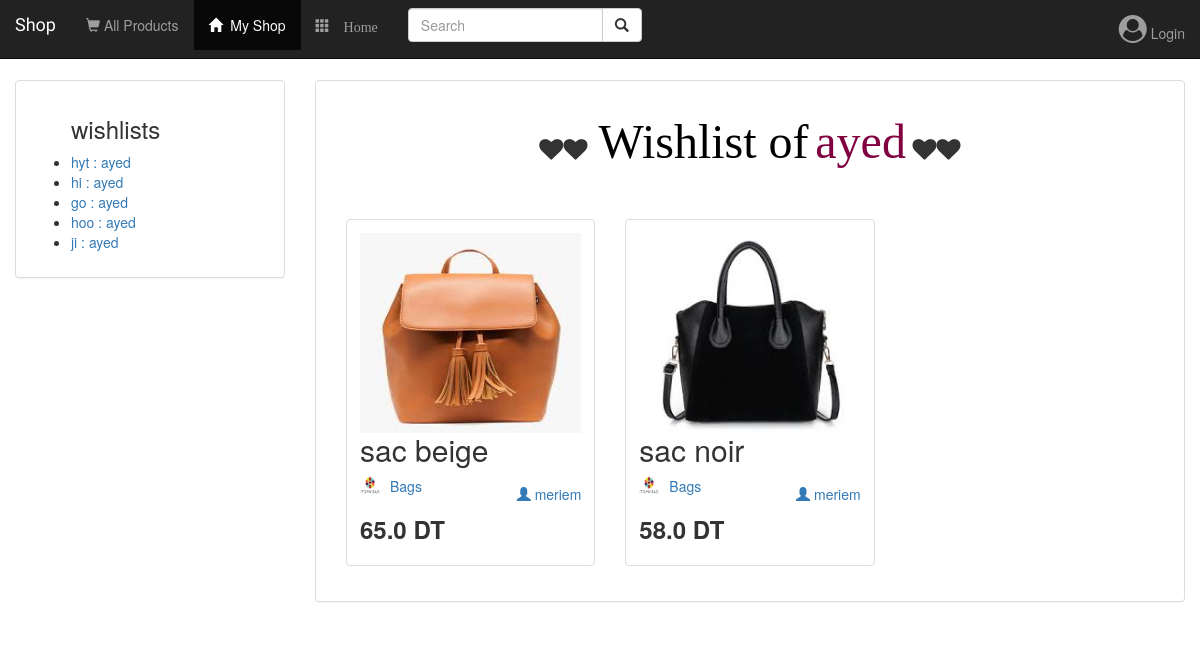
Screenshot of /boutique/user_wishlists/ayed with the database file from the repository.
### boutique/models.py (models this page shows, shortened)
class Wishlist(models.Model):
    user = models.ForeignKey(User)
    product = models.ManyToManyField(Product,blank=True, null=True)
    name = models.CharField(max_length=250, default=None)

class Product(models.Model):
    Hand_Made = 'Hand_Made'
    Vintage = 'Vintage'
    Baby = 'Baby'
    Child = 'Child'
    Teenager = 'Teenager'
    Adult = 'Adult'
    Male = 'Male'
    Female = 'Female'
    shop = models.ForeignKey(Shop, on_delete=models.CASCADE)
    product_name = models.CharField(max_length=250)
    product_price = models.FloatField()
    product_logo = models.ImageField(null=True, upload_to=user_directory_path)
    product_pic1 = models.ImageField(null=True, upload_to=user_directory_path)
    product_pic2 = models.ImageField(null=True, upload_to=user_directory_path)
    product_pic3 = models.ImageField(null=True, upload_to=user_directory_path)
    is_activate = models.BooleanField(default=False)
    category = models.ForeignKey(Category, on_delete=models.CASCADE, default=None,
        blank=True)
    product_type = models.CharField(
        max_length=20,
        blank=True,
        choices=(
            (Hand_Made, 'Hand_Made'),
            (Vintage, 'Vintage')
        ),default=None
    )
    gender = models.CharField(
        max_length=15,
        blank=True,
        choices=(
            (Male, 'Male'),
            (Female, 'Female')
        ),default=None
    )
    age = models.CharField(
        max_length=10,
        blank=True,
        choices=(
            (Baby, 'Baby'),
            (Child, 'Child'),
            (Teenager, 'Teenager'),
            (Adult, 'Adult')
        ),default=None
    )
    description = models.TextField(max_length=250, default=None)
    quantite = models.IntegerField(default=None)
    date = models.DateField(auto_now_add=True, null=True)
    tags = models.TextField(max_length=250, blank=True, default=None,null=True)
    is_favorite = models.BooleanField(default=False)
    class Meta:
        ordering = ('-date',)

class Shop(models.Model):
    user = models.ForeignKey(User, default=1)
    username = models.CharField(max_length=250)
    shop_name = models.CharField(max_length=500)
    shop_logo = models.FileField(null=True)
    is_favorite = models.BooleanField(default=False)
    visitors = models.ManyToManyField(User,related_name='user')
    Msg_Parametre = models.TextField(default='Can I help you?')

### boutique/views.py (the view)
# urls.py: url(r'^user_wishlists/(?P<username>[^/]+)?$', views.user_wishlists, name='user_wishlists'),
def user_wishlists(request, username):
    wishlists_user = Wishlist.objects.filter(user__username=username)
    wishlist = wishlists_user.first
    products = None
    if wishlists_user.first():
        products = Product.objects.filter(wishlist=wishlists_user.first())
    return render(request, 'boutique/wishlists_user.html',{'wishlist': wishlist,'wishlists_user': wishlists_user, 'username': username, 'products': products})

### boutique/templates/boutique/wishlists_user.html (shortened to what this page needs)
{% extends 'boutique/base.html' %}
{% block shops_active %}active{% endblock %}
{% block body %}
<br><br><br><br>
<div class="container-fluid">
    <div class="row">
        <div class="col-sm-12 col-md-3">
            <div class="panel panel-default">
                <div class="panel-body">
                    <ul>
                        <h3>wishlists</h3>
                		{% for wishlist in wishlists_user %}
                        <li><a href="{% url 'boutique:discover_wishlist' wishlist.id %}">{{wishlist.name}} : {{wishlist.user.username}}</a></li>
                        {% endfor %}
                    </ul>
                </div>
            </div>
        </div>
        {% include 'boutique/wishlist_products.html' %}
    </div>
</div>
{% endblock %}

### boutique/templates/boutique/wishlist_products.html
    {% if products  %}
        <div class="col-sm-8 col-md-9">
            <div class="panel panel-default">
            <div class="panel-body">
                <center><h3><i class="fa fa-heart" aria-hidden="true"></i><i class="fa fa-heart" aria-hidden="true"></i><font color="black" face="Brush Script Std, Brush Script MT, cursive" size="200px" color="black"> Wishlist of</font> <font color="#800040" face="Brush Script Std, Brush Script MT, cursive" size="200px" color="black"> {{wishlist.user.username}}</font> <i class="fa fa-heart" aria-hidden="true"></i><i class="fa fa-heart" aria-hidden="true"></i></h3></center><br><br>
                {% for product in products %}
                    {% if product.is_activate == True %}
                        <div class="col-sm-8 col-lg-4">
                            <div class="thumbnail">
                            <div class="caption">
                            <a href="{% url 'boutique:discover_product' product.id %}" method= "post">
                                <img src="{{ product.product_logo.url }}" class="img-responsive" style="width: 300px; float: left; margin-right: 300px; height:200px" />
                            </a>
                                <h2>{{ product.product_name}}</h2>
                                <img src="{{ product.shop.shop_logo.url }}" class="img-responsive" style="width: 20px; height: 20px; float: left; margin-right: 10px;" />
                                <a href="{% url 'boutique:discover_shop' product.shop.id %}">{{ product.shop.shop_name }}</a>
                               <a href="{% url 'profile' product.shop.user.username %}"><h5 style="display:inline; float:right;"><span class="glyphicon glyphicon-user"></span> {{ product.shop.user.username}} </h5></a><br>
                                <h3 ><B>{{ product.product_price}} DT</B></h3>
                            </div>
                            </div>
                        </div>
                    {% endif %}
                {% endfor %}
                {% endif %}

### boutique/static/boutique/style.css (style rules this page uses)
body { background: white url("images/font.jpg"); background-size: cover; }

### rows the page displays
Wishlist: name "hyt", user.username "ayed"
Wishlist: name "hi", user.username "ayed"
Wishlist: name "go", user.username "ayed"
Wishlist: name "hoo", user.username "ayed"
Wishlist: name "ji", user.username "ayed"
Product: product_logo (picture), product_name "sac beige", shop.shop_logo (picture), shop.shop_name "Bags", shop.user.username "meriem", product_price "65.0"
Product: product_logo (picture), product_name "sac noir", shop.shop_logo (picture), shop.shop_name "Bags", shop.user.username "meriem", product_price "58.0"
